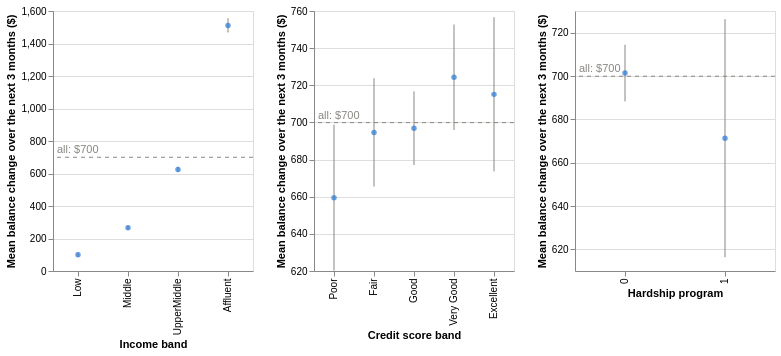

Source (notebook cell):
### Code cell
overall = panel["future_change"].mean()
order = {"income_band": ["Low", "Middle", "UpperMiddle", "Affluent"],
         "credit_score_band": ["Poor", "Fair", "Good", "Very Good", "Excellent"], "hardship_program": ["0", "1"]}
alt.hconcat(*[interval_chart(group_mean(panel.assign(level=pd.Categorical(panel[c].astype(str), order[c], ordered=True)),
                                        "level", "future_change"), "level",
                             c.replace("_", " ").capitalize(), f"Mean balance change over the next {HORIZON} months ($)", overall, f"all: ${overall:.0f}").properties(width=200)
              for c in profile])

### Figure 1 — Vega-Lite specification as saved in the notebook (floating-point values rounded to 4 significant figures)
{"config": {"view": {"continuousWidth": 300, "continuousHeight": 300}}, "hconcat": [{"layer": [{"mark": {"type": "rule", "color": "#898781"}, "encoding": {"x": {"field": "level", "sort": null, "title": "Income band", "type": "ordinal"}, "y": {"field": "low", "scale": {"zero": false}, "title": "Mean balance change over the next 3 months ($)", "type": "quantitative"}, "y2": {"field": "high"}}}, {"mark": {"type": "point", "color": "#2a78d6", "filled": true}, "encoding": {"tooltip": [{"field": "level", "type": "ordinal"}, {"field": "mean", "format": ".0f", "type": "quantitative"}, {"field": "low", "format": ".0f", "type": "quantitative"}, {"field": "high", "format": ".0f", "type": "quantitative"}, {"field": "n", "type": "quantitative"}], "x": {"field": "level", "sort": null, "title": "Income band", "type": "ordinal"}, "y": {"field": "mean", "type": "quantitative"}}}, {"data": {"name": "data-2b21d0d431ce75cd20a58d93f1ece945"}, "mark": {"type": "rule", "color": "#898781", "strokeDash": [4, 4]}, "encoding": {"y": {"field": "y", "type": "quantitative"}}}, {"data": {"name": "data-2b21d0d431ce75cd20a58d93f1ece945"}, "mark": {"type": "text", "align": "left", "color": "#898781", "dx": 4, "dy": -7}, "encoding": {"text": {"field": "label", "type": "nominal"}, "x": {"value": 0}, "y": {"field": "y", "type": "quantitative"}}}], "data": {"name": "data-b16202f6d5cc486129e3eefef3503166"}, "height": 260, "width": 200}, {"layer": [{"mark": {"type": "rule", "color": "#898781"}, "encoding": {"x": {"field": "level", "sort": null, "title": "Credit score band", "type": "ordinal"}, "y": {"field": "low", "scale": {"zero": false}, "title": "Mean balance change over the next 3 months ($)", "type": "quantitative"}, "y2": {"field": "high"}}}, {"mark": {"type": "point", "color": "#2a78d6", "filled": true}, "encoding": {"tooltip": [{"field": "level", "type": "ordinal"}, {"field": "mean", "format": ".0f", "type": "quantitative"}, {"field": "low", "format": ".0f", "type": "quantitative"}, {"field": "high", "format": ".0f", "type": "quantitative"}, {"field": "n", "type": "quantitative"}], "x": {"field": "level", "sort": null, "title": "Credit score band", "type": "ordinal"}, "y": {"field": "mean", "type": "quantitative"}}}, {"data": {"name": "data-2b21d0d431ce75cd20a58d93f1ece945"}, "mark": {"type": "rule", "color": "#898781", "strokeDash": [4, 4]}, "encoding": {"y": {"field": "y", "type": "quantitative"}}}, {"data": {"name": "data-2b21d0d431ce75cd20a58d93f1ece945"}, "mark": {"type": "text", "align": "left", "color": "#898781", "dx": 4, "dy": -7}, "encoding": {"text": {"field": "label", "type": "nominal"}, "x": {"value": 0}, "y": {"field": "y", "type": "quantitative"}}}], "data": {"name": "data-4ece612c660d81e6daa4e8d38f867d08"}, "height": 260, "width": 200}, {"layer": [{"mark": {"type": "rule", "color": "#898781"}, "encoding": {"x": {"field": "level", "sort": null, "title": "Hardship program", "type": "ordinal"}, "y": {"field": "low", "scale": {"zero": false}, "title": "Mean balance change over the next 3 months ($)", "type": "quantitative"}, "y2": {"field": "high"}}}, {"mark": {"type": "point", "color": "#2a78d6", "filled": true}, "encoding": {"tooltip": [{"field": "level", "type": "ordinal"}, {"field": "mean", "format": ".0f", "type": "quantitative"}, {"field": "low", "format": ".0f", "type": "quantitative"}, {"field": "high", "format": ".0f", "type": "quantitative"}, {"field": "n", "type": "quantitative"}], "x": {"field": "level", "sort": null, "title": "Hardship program", "type": "ordinal"}, "y": {"field": "mean", "type": "quantitative"}}}, {"data": {"name": "data-2b21d0d431ce75cd20a58d93f1ece945"}, "mark": {"type": "rule", "color": "#898781", "strokeDash": [4, 4]}, "encoding": {"y": {"field": "y", "type": "quantitative"}}}, {"data": {"name": "data-2b21d0d431ce75cd20a58d93f1ece945"}, "mark": {"type": "text", "align": "left", "color": "#898781", "dx": 4, "dy": -7}, "encoding": {"text": {"field": "label", "type": "nominal"}, "x": {"value": 0}, "y": {"field": "y", "type": "quantitative"}}}], "data": {"name": "data-f3be85e855c14e39760f4160a4d81806"}, "height": 260, "width": 200}], "$schema": "https://vega.github.io/schema/vega-lite/v5.20.1.json", "datasets": {"data-b16202f6d5cc486129e3eefef3503166": [{"level": "Low", "mean": 99.79, "std": 2156.0, "n": 98910, "low": 86.35, "high": 113.2}, {"level": "Middle", "mean": 266.1, "std": 3924.0, "n": 473490, "low": 254.9, "high": 277.3}, {"level": "UpperMiddle", "mean": 625.0, "std": 7332.0, "n": 765855, "low": 608.6, "high": 641.4}, {"level": "Affluent", "mean": 1511.0, "std": 13980.0, "n": 397035, "low": 1468.0, "high": 1555.0}], "data-2b21d0d431ce75cd20a58d93f1ece945": [{"y": 699.9, "label": "all: $700"}], "data-4ece612c660d81e6daa4e8d38f867d08": [{"level": "Poor", "mean": 659.5, "std": 8384.0, "n": 174735, "low": 620.2, "high": 698.8}, {"level": "Fair", "mean": 694.6, "std": 8674.0, "n": 339750, "low": 665.5, "high": 723.8}, {"level": "Good", "mean": 696.9, "std": 8530.0, "n": 708885, "low": 677.0, "high": 716.7}, {"level": "Very Good", "mean": 724.3, "std": 8497.0, "n": 343800, "low": 695.9, "high": 752.7}, {"level": "Excellent", "mean": 715.1, "std": 8690.0, "n": 168120, "low": 673.6, "high": 756.6}], "data-f3be85e855c14e39760f4160a4d81806": [{"level": "0", "mean": 701.3, "std": 8574.0, "n": 1651410, "low": 688.3, "high": 714.4}, {"level": "1", "mean": 671.3, "std": 8117.0, "n": 83880, "low": 616.3, "high": 726.2}]}}
